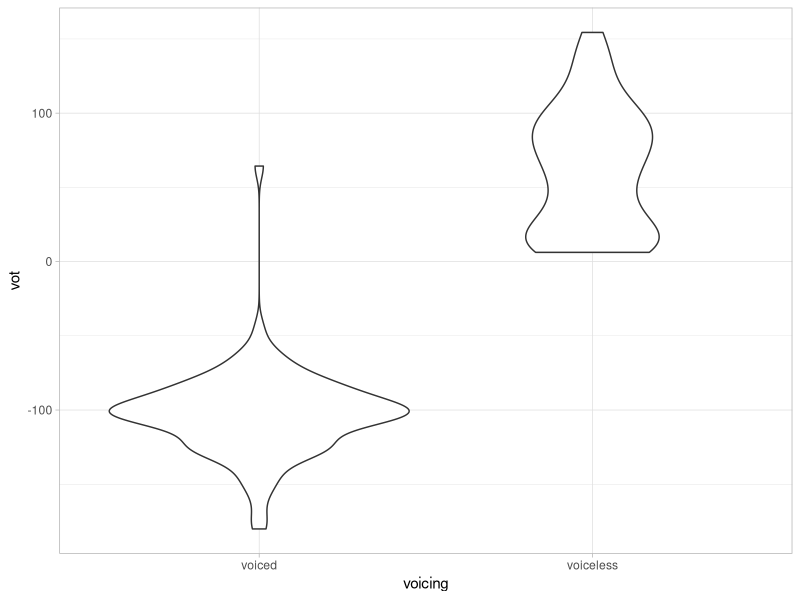
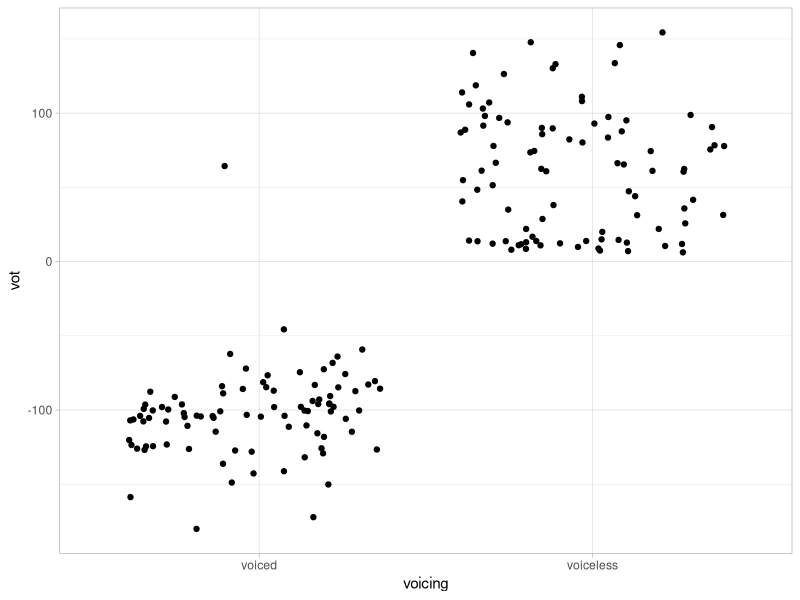
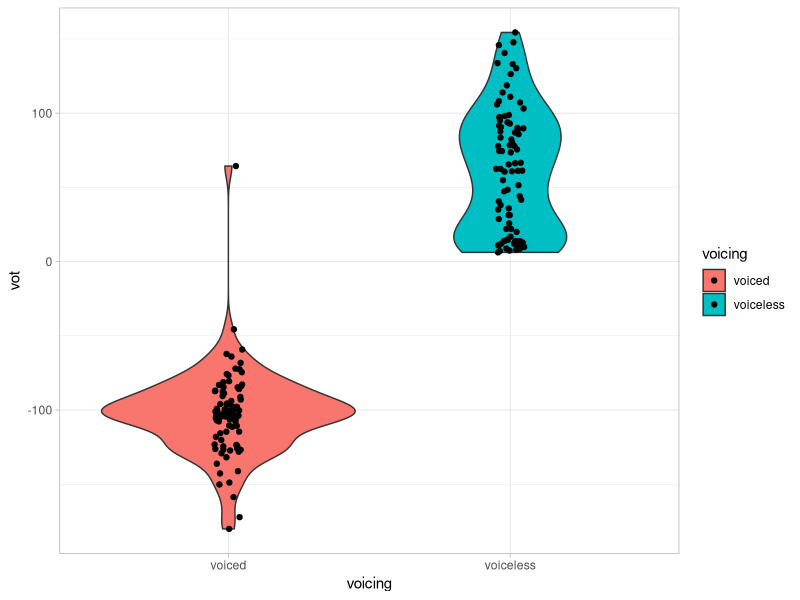

Recreate these plots in R, in order.
## ---- chunk 1
#| label: pkgs
#| message: false

library(tidyverse)
theme_set(theme_light())
## ---- chunk 2
#| label: alb-vot
#| echo: false
#| message: false

alb_vot <- read_csv("data/alb_vot.csv")
## ---- chunk 3
#| label: alb-vot-view

alb_vot
## ---- chunk 4
#| label: vot

alb_vot <- alb_vot %>%
  mutate(
    vot = voi_onset - release
  )
## ---- chunk 5
#| label: vot-2

alb_vot <- alb_vot %>%
  mutate(
    # Multiply by 1000 to get ms from s
    vot = (voi_onset - release) * 1000
  )
## ---- chunk 6
#| label: logic

# This will return FALSE
1 == 2

# FALSE
"apples" == "oranges"

# TRUE
10 > 5

# FALSE
10 > 15

# TRUE
3 < 4

## ---- chunk 7
#| label: cons
cons_ipa <- alb_vot$consonant

unique(cons_ipa)
## ---- chunk 8
#| label: cons-2
cons_lab <- alb_vot$label

unique(cons_lab)
## ---- chunk 9
#| label: in

# TRUE
5 %in% c(1, 2, 5, 7)

# FALSE
"apples" %in% c("oranges", "banana")
## ---- chunk 10
#| label: in-vct

# TRUE, TRUE
c(1, 5) %in% c(4, 1, 7, 5, 8)

stocked <- c("durian", "bananas", "grapes")
needed <- c("durian", "apples")

# TRUE, FALSE
needed %in% stocked

## ---- chunk 11
#| label: voi-2

alb_vot <- alb_vot %>%
  mutate(
    voicing = ifelse(
      # IF this is TRUE
      label %in% c("ts", "k", "p", "t", "tS", "c"),
      # Write
      "voiceless",
      # OR ELSE write
      "voiced"
    )
  )
## ---- chunk 12
#| label: vot-vio

alb_vot %>%
  ggplot(aes(voicing, vot)) +
  geom_violin()
## ---- chunk 13
#| label: vot-jitter
alb_vot %>%
  ggplot(aes(voicing, vot)) +
  geom_jitter()
## ---- chunk 14
#| label: vot-vio-jit-2

alb_vot %>%
  ggplot(aes(voicing, vot, fill = voicing)) +
  geom_violin() +
  geom_jitter(width = 0.05)
## ---- chunk 15
#| label: vot-filt

alb_vot_vl <- alb_vot %>%
  filter(
    label %in% c("p", "t", "k"),
    vot < 20
  )
